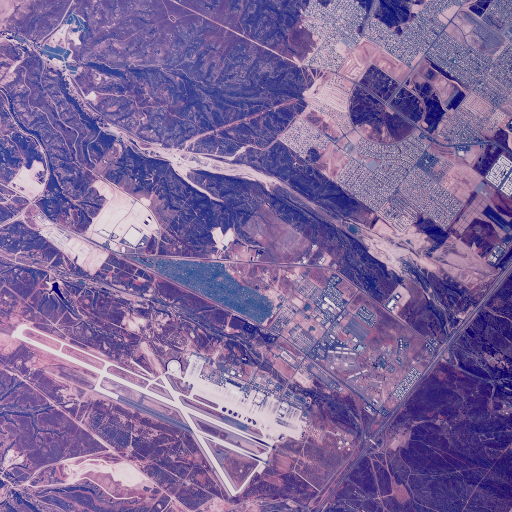
#> input picture data/aerials/2.1.01.tiff, 512 x 512 px
$ python 02_imgprog.py
#> lines starting #> are read from the running program, lines starting #| are printed output that depends on the picture
"""
Subplots with bitwise operations between images
"""
import matplotlib
matplotlib.use('Qt5Agg')

from os.path import dirname, realpath, join

import numpy as np
import matplotlib.pyplot as plt
import matplotlib.image as mpimg

img1 = mpimg.imread(join(dirname(dirname(realpath(__file__))), "data", "aerials", "2.1.01.tiff"))
#> img1 is the input picture: shape (512, 512, 3); mean R, G, B 125.8, 102.8, 153.9
img2 = mpimg.imread(join(dirname(dirname(realpath(__file__))), "data", "aerials", "2.1.03.tiff"))
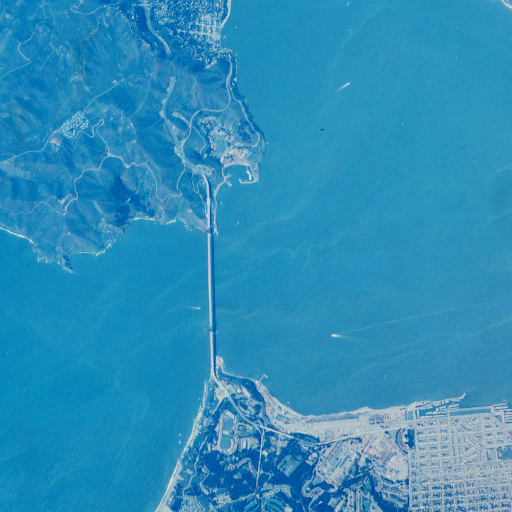
#> input picture data/aerials/2.1.03.tiff, 512 x 512 px
#> img2 is the input picture: shape (512, 512, 3); mean R, G, B 45.2, 142.2, 185.2

_, axs = plt.subplots(3, 2, constrained_layout=True)
plt.axis("off")

print(axs)

axs[0, 0].imshow(img1)
axs[0, 0].set_title('image 1')

axs[0, 1].imshow(img2)
axs[0, 1].set_title("image2")

#
# bitwise ops
#
axs[1, 0].set_title("AND")
axs[1, 0].imshow(np.bitwise_and(img1, img2))

axs[1, 1].set_title("OR")
axs[1, 1].imshow(np.bitwise_or(img1, img2))

axs[2, 0].set_title("XOR")
axs[2, 0].imshow(np.bitwise_xor(img1, img2))

axs[2, 1].set_title("NOT Image 1")
axs[2, 1].imshow(np.bitwise_not(img1))

plt.show()
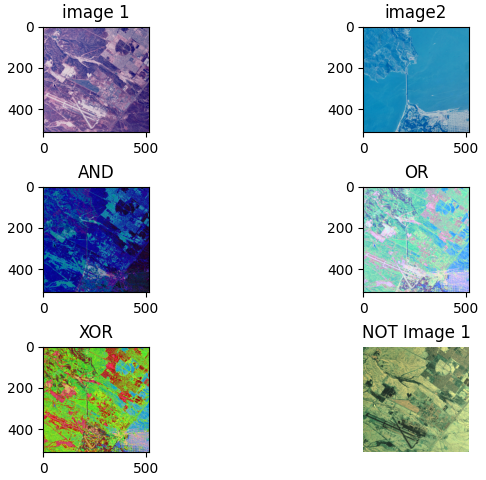
#> figure drawn by matplotlib, 6 panels
